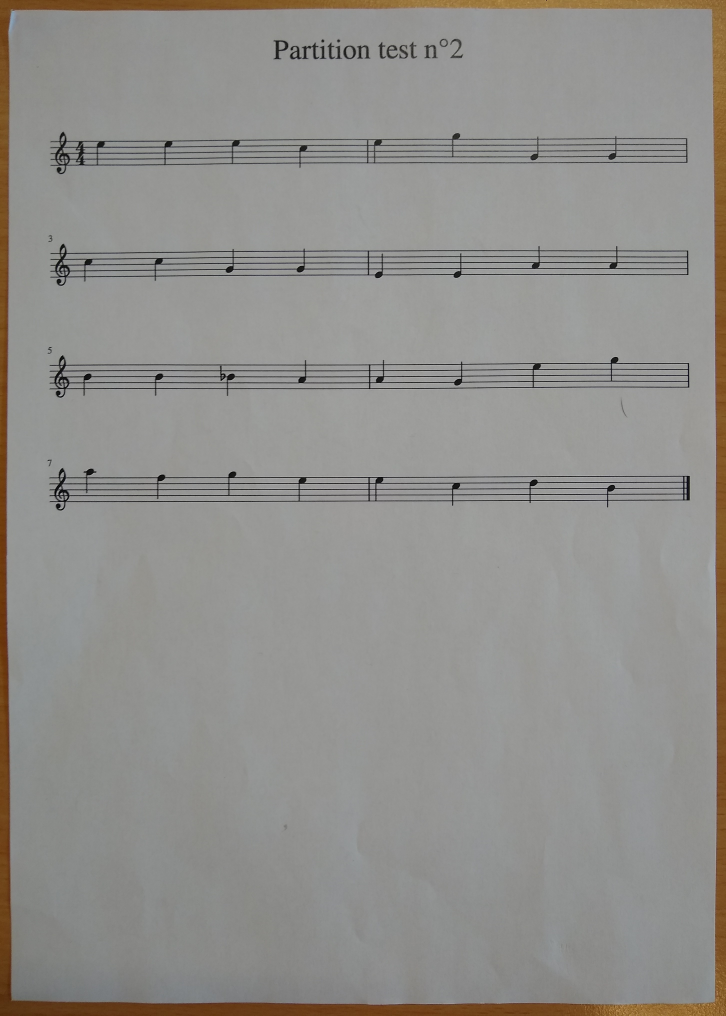
#> input picture IMG_20220602_114034466.jpg, 2903 x 4064 px, given in place of the camera (shown at 1/4 size)
$ python test.py
#> lines starting #> are read from the running program, lines starting #| are printed output that depends on the picture; after the words box and inside, x2 and y2 are one past the last pixel; in counts of white or black regions, pixels touching at a corner belong together; long printed decimals are rounded
import cv2
import numpy as np
import matplotlib.pyplot as plt
import copy


def intersectionBetweenLines(line1, line2):
    print(line1, line2)
    theta1, rho1 = line1
    theta2, rho2 = line2
    x0 = (rho2 * np.sin(theta1) - rho1 * np.sin(theta2)) / (np.sin(theta1) * np.cos(theta2) - np.sin(theta2) * np.cos(theta1))
    if abs(theta1) > 0.1:
        y0 = rho1/np.sin(theta1) - x0/np.tan(theta1)
    else:
        y0 = rho2/np.sin(theta2) - x0/np.tan(theta2)
    x0, y0 = int(np.round(x0)), int(np.round(y0))
    return [x0, y0]

vid = cv2.VideoCapture(2)
vid.set(cv2.CAP_PROP_FRAME_WIDTH, 1920)
vid.set(cv2.CAP_PROP_FRAME_WIDTH, 1080)
frame_width = int(vid.get(cv2.CAP_PROP_FRAME_WIDTH))
frame_height = int(vid.get(cv2.CAP_PROP_FRAME_HEIGHT))
print('Width x Height = ', frame_width, 'x', frame_height)

ret, frame = vid.read()
#> frame is the input picture: shape (4064, 2903, 3); mean B, G, R 140.3, 143.8, 145.3
print(ret)
#| True
ny,nx,nc = frame.shape
#> ny = 4064; nx = 2903; nc = 3


#A4 paper sheet dimensions
l = ny - 20
#> l = 4044
L = l/1.414
#> L = 2860

while(ret):
    ret, frame = vid.read()
    img = copy.deepcopy(frame)
    img = img[int((ny - l)/2):int((ny + l)/2) , int((nx - L)/2):int((nx + L)/2)]
    I = cv2.cvtColor(img,cv2.COLOR_RGB2GRAY)
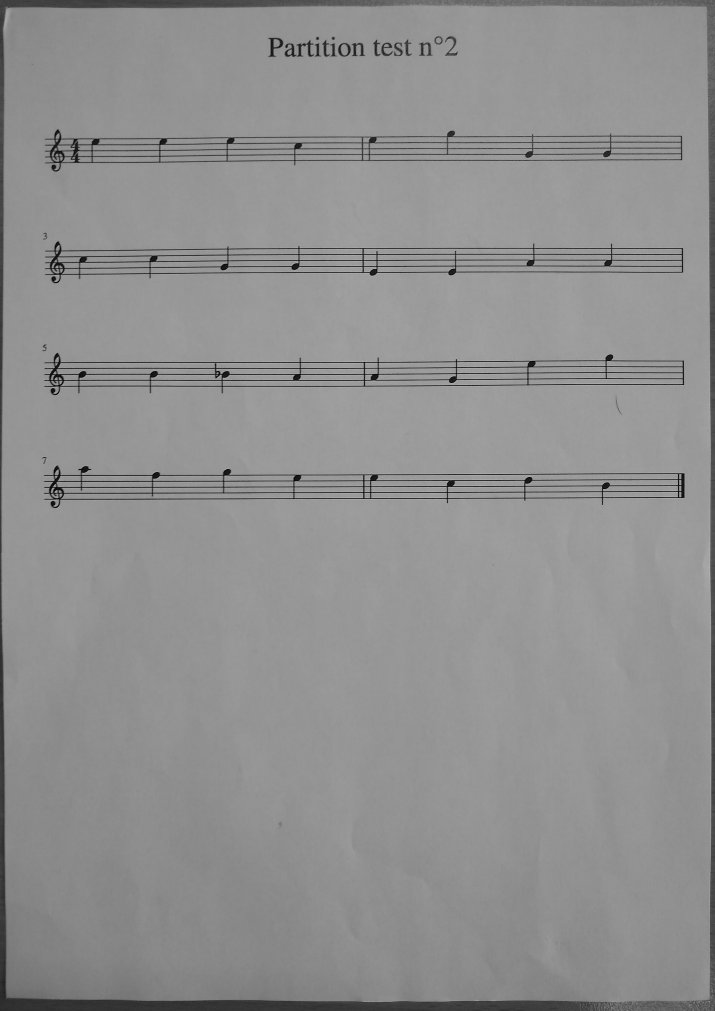
#> I: shape (4044, 2860) (shown at 1/4 size); min 0, max 202, mean 144.2
    I = cv2.filter2D(I,-1,1/25*np.ones((5,5)))

    #Affichage
    cv2.line(frame,(int((nx - L)/2),int((ny - l)/2)),(int((nx + L)/2),int((ny - l)/2)),(0,0,255),2)
    cv2.line(frame,(int((nx - L)/2),int((ny + l)/2)),(int((nx + L)/2),int((ny + l)/2)),(0,0,255),2)
    cv2.line(frame,(int((nx - L)/2),int((ny - l)/2)),(int((nx - L)/2),int((ny + l)/2)),(0,0,255),2)
    cv2.line(frame,(int((nx + L)/2),int((ny - l)/2)),(int((nx + L)/2),int((ny + l)/2)),(0,0,255),2)

    #Traitement
    #Calcul du gradient
    seuil = 2
    gy,gx = np.gradient(I)
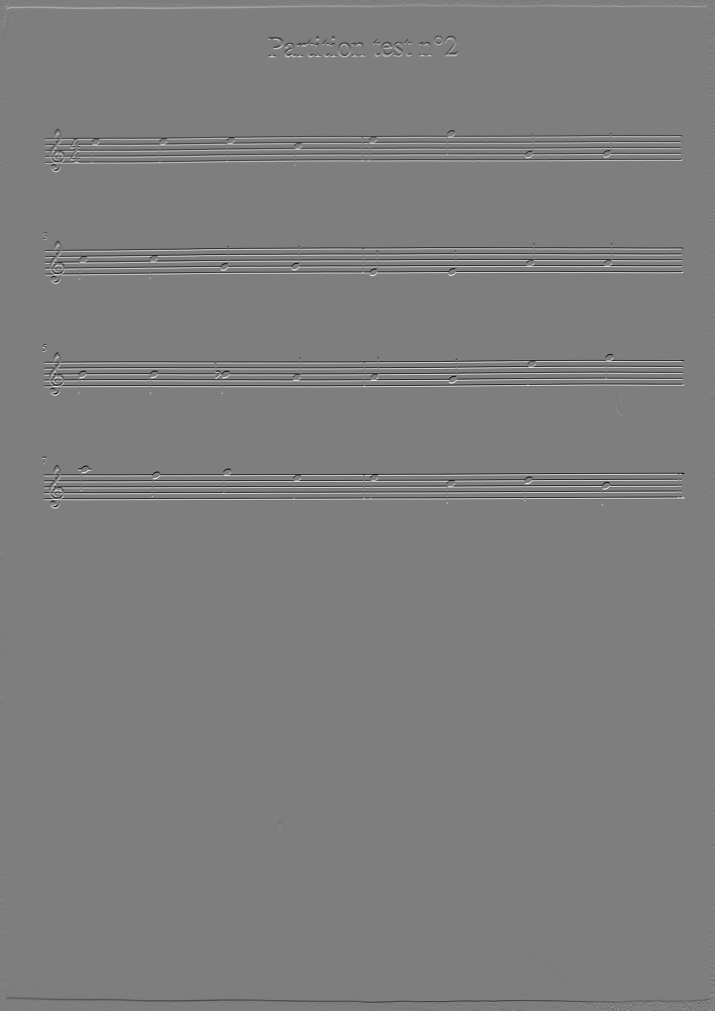
#> gy: shape (4044, 2860) float64 (shown at 1/4 size); min -34, max 34.5, mean 0; drawn with min black and max white
    G = np.sqrt(gx**2 + gy**2)
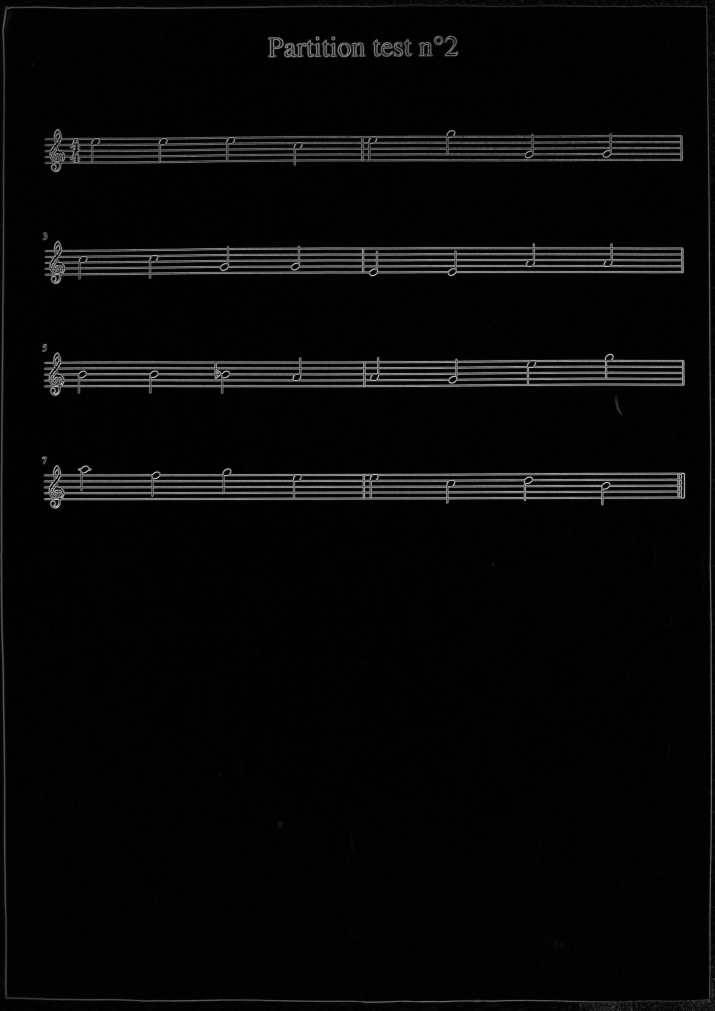
#> G: shape (4044, 2860) float64 (shown at 1/4 size); min 0, max 40.08, mean 1.2; drawn with min black and max white
    G_thr = 255*(G>seuil).astype(np.uint8)
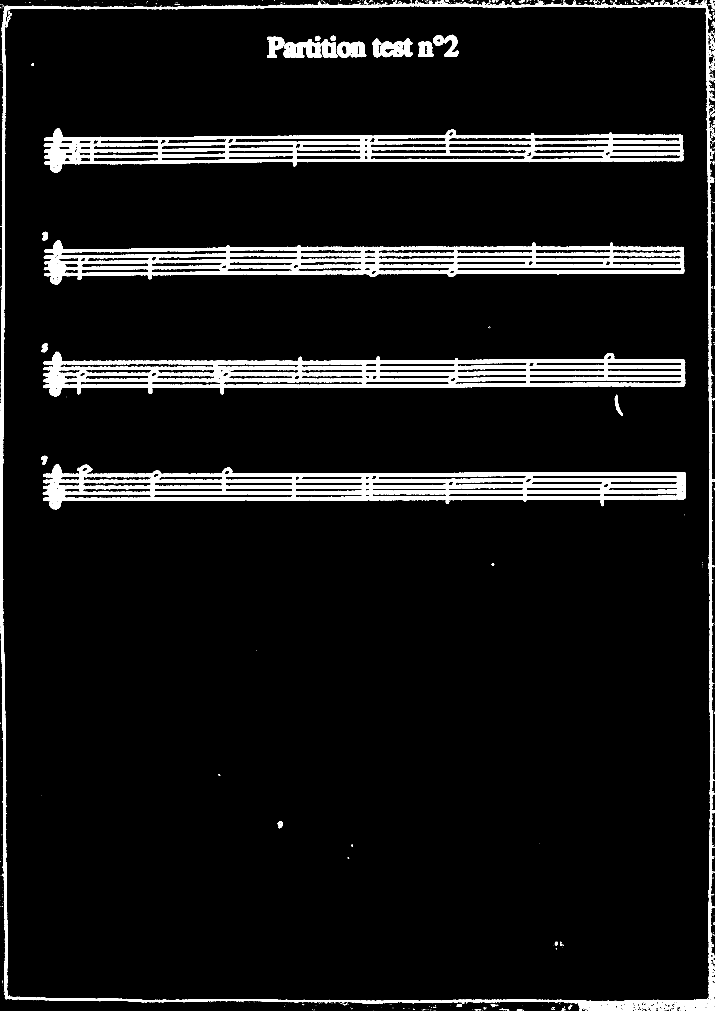
#> G_thr: shape (4044, 2860) (shown at 1/4 size); 7.2% white; 2130 white regions (1987 under 20 px), largest, box (x1, y1, x2, y2) and area: (171, 1858, 2744, 2038) 173382, (172, 1407, 2742, 1587) 169460, (175, 961, 2738, 1139) 157758

    lines = cv2.HoughLines(G_thr,2,np.pi/180,300)

    I2 = cv2.cvtColor(G_thr,cv2.COLOR_GRAY2RGB)

    dt = np.pi/180
    dr = 30
    i = 0
    h1 = False
    h2 = False
    v1 = False
    v2 = False
    T = []
    R = []
    borders = []
    s = np.sqrt(nx**2 + ny**2)
#> s = 4994.3

    while not(h1 and h2 and v1 and v2) and type(lines) != type(None) and i < len(lines):
        line = lines[i]
        i += 1
        for rho,theta in line:
            affichage = False

            if (theta < dt or theta > np.pi - dt) and abs(rho) < dr and not(v1):
                v1 = True
                affichage = True

                borders.append([theta,rho])

            elif (theta < dt or theta > np.pi - dt) and abs(rho) > L - dr and not(v2):
                v2 = True
                affichage = True

                borders.append([theta,rho])

            elif np.pi/2 - dt < theta < np.pi/2 + dt and rho < dr and not(h1):
                h1 = True
                affichage = True

                borders.append([theta,rho])

            elif np.pi/2 - dt < theta < np.pi/2 + dt and rho > l - dr and not(h2):
                h2 = True
                affichage = True

                borders.append([theta,rho])

            if affichage:
                a = np.cos(theta)
                b = np.sin(theta)
                x0 = a*rho + int((nx - L)/2)
                y0 = b*rho + int((ny - l)/2)
                x1 = int(x0 + s*(-b))
                y1 = int(y0 + s*(a))
                x2 = int(x0 - s*(-b))
                y2 = int(y0 - s*(a))
                cv2.line(frame,(x1,y1),(x2,y2),(255,0,0),2)
#> this loop made 216 passes
#> line on passes 1 to 3: [[2840, 0]], [[2844, 0]], [[12, 0]]
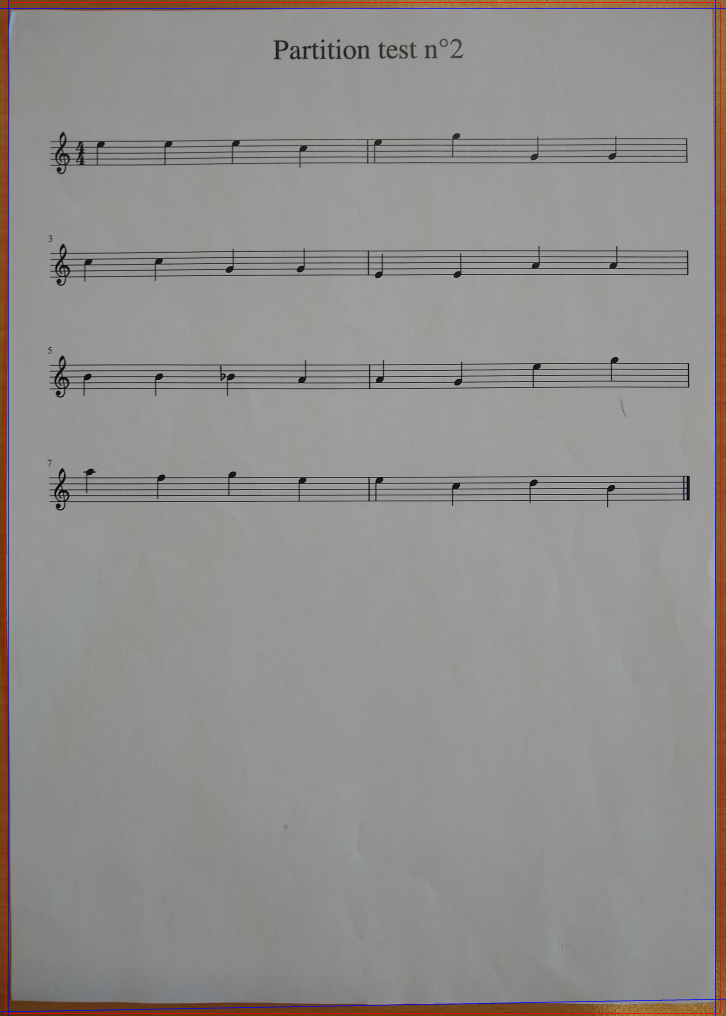
#> frame: shape (4064, 2903, 3) (shown at 1/4 size); mean B, G, R 140.8, 143.2, 145.3
#> after the loop, borders = [[0, 2840], [0, 12], [1.57, 24], [1.55, 4036]]; h1 = True; h2 = True; i = 216; v1 = True; v2 = True

    #Is = cv2.hconcat([frame,cv2.resize(I2,(int(I2.shape[1]*frame.shape[0]/I2.shape[0]),frame.shape[0]))])
    #cv2.imshow('frame', Is)

    cv2.imshow('I',frame)

    if cv2.waitKey(1) & 0xFF == ord('q'):
#> (key q is pressed here)
        break

    if h1 and h2 and v1 and v2:
        break

    k = cv2.waitKey(100)

vid.release()
cv2.destroyAllWindows()

borders.sort()

[x0,y0] = intersectionBetweenLines(borders[0], borders[2])
#| [0.0, 12.0] [1.553, 4036.0]
#> in intersectionBetweenLines, `theta1, rho1 = line1`: theta1 = 0; rho1 = 12
#> in intersectionBetweenLines, `theta2, rho2 = line2`: theta2 = 1.55; rho2 = 4036
#> in intersectionBetweenLines, `x0 = (rho2 * np.sin(theta1) - rho1 * np.sin(theta2)) / (np.sin(theta1)..`: x0 = 12
#> in intersectionBetweenLines, `y0 = rho2/np.sin(theta2) - x0/np.tan(theta2)`: y0 = 4036.4
#> in intersectionBetweenLines, `x0, y0 = int(np.round(x0)), int(np.round(y0))`: y0 = 4036
#> x0 = 12; y0 = 4036
[x1,y1] = intersectionBetweenLines(borders[0], borders[3])
#| [0.0, 12.0] [1.571, 24.0]
#> x1 = 12; y1 = 24
[x2,y2] = intersectionBetweenLines(borders[1], borders[2])
#| [0.0, 2840.0] [1.553, 4036.0]
#> x2 = 2840; y2 = 3987
[x3,y3] = intersectionBetweenLines(borders[1], borders[3])
#| [0.0, 2840.0] [1.571, 24.0]
#> x3 = 2840; y3 = 24
# [40 lines of commented-out code are left out]
feuille = img[min(y0,y1,y2,y3):max(y0,y1,y2,y3),min(x0,x1,x2,x3):max(x0,x1,x2,x3)]
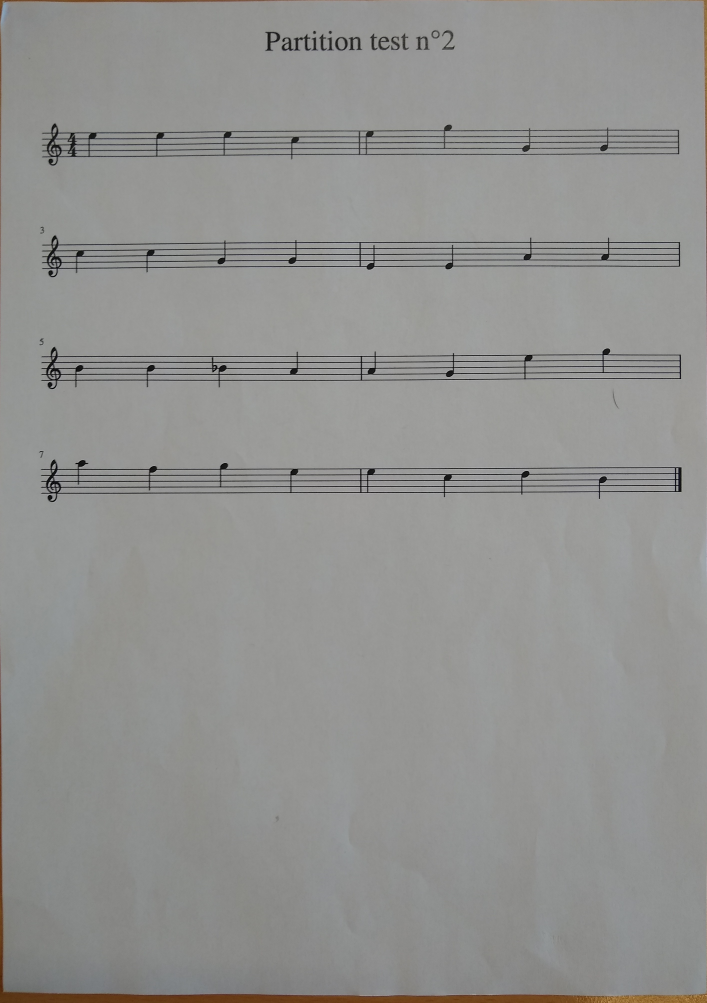
#> feuille: shape (4012, 2828, 3) (shown at 1/4 size); mean B, G, R 144.3, 146.2, 146.2
plt.imshow(feuille)
plt.show()
print(x0,y0,x1,y1,x2,y2,x3,y3)
#| 12 4036 12 24 2840 3987 2840 24
